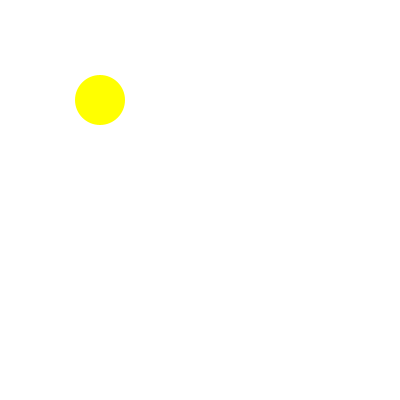
Frame 1 (no input)
Frame 60 (the mouse pressed at the canvas centre just before this capture): identical to frame 1, image omitted
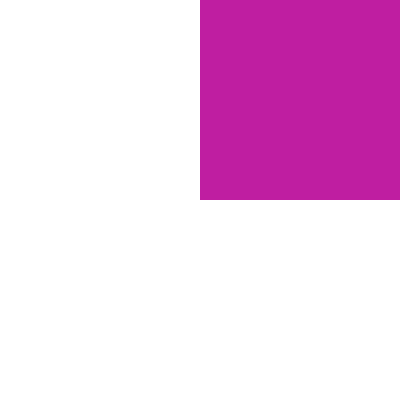
Frame 120 (the mouse held since frame 60 and released just before this capture)

The Processing sketch that drew these frames (run headless with seeded random() and noise(); from frame 60 on, the mouse is pressed at the canvas centre):

// Processing sketch: processing_61459
// ── processing_61459.pde

void setup(){
  size(400,400);
  noStroke();
  smooth();
  noCursor();
}

void draw(){

if(mouseX>width/2){
  background(0);
}
else{
  background(255);
}
if(mousePressed==true){
  float r=random(255);
  float g=random(255);
  float b=random(255);
  fill(r,g,b);
}
else{
  fill(#00FF99);
}

if(mouseY>height/2){
  rect(0,200,mouseX,mouseY);
}
else{
  rect(width/2,0,width-mouseX,mouseY);
}

if((mouseX<width/2)&&(mouseY<height/2)){
  fill(#FFFF00);
  ellipse(width/4,height/4,50,50);
}
if((mouseX>width/2)&&(mouseY>height/2)){
   float r=random(255);
  float g=random(255);
  float b=random(255);
  fill(r,g,b);
  ellipse(width/4*3,height/4*3,100,100);
}
}
